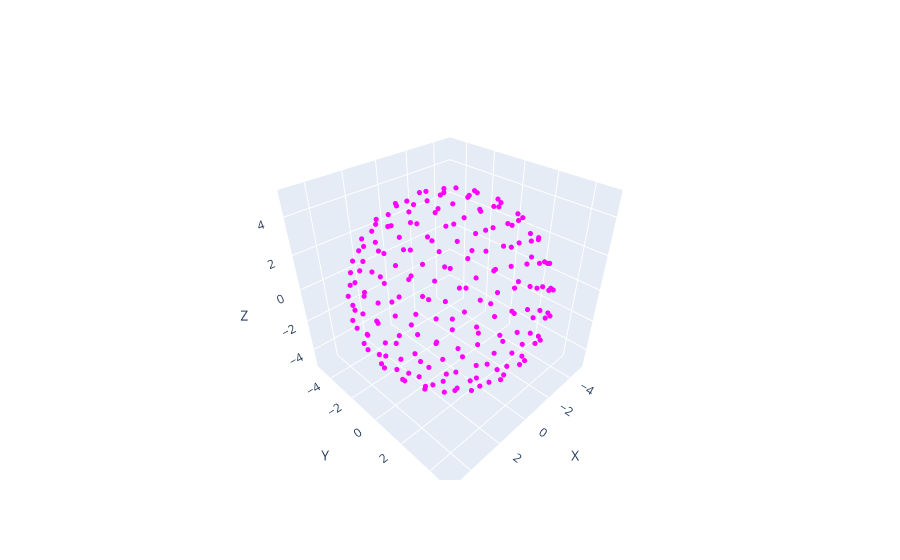

This figure's notebook cell:
### Code cell
# Create a 3D figure with Plotly
fig = go.Figure()
fig.update_layout(scene=dict(xaxis_title='X', yaxis_title='Y', zaxis_title='Z'))

# Add points to the figure
fig.add_trace(go.Scatter3d(x=points[:, 0], y=points[:, 1], z=points[:, 2], mode='markers',
                           marker=dict(color='magenta', size=3), showlegend=False))

fig.show()

### Figure 1 — Plotly figure (JSON) as saved in the notebook; plotly's stock layout.template omitted (floating-point values rounded to 4 significant figures; data arrays with more than 128 entries replaced by an {"elided": "..."} marker saying what was removed)
{"data": [{"marker": {"color": "magenta", "size": 3}, "mode": "markers", "showlegend": false, "type": "scatter3d", "x": {"elided": "200 float values"}, "y": {"elided": "200 float values"}, "z": {"elided": "200 float values"}}], "layout": {"scene": {"xaxis": {"title": {"text": "X"}}, "yaxis": {"title": {"text": "Y"}}, "zaxis": {"title": {"text": "Z"}}}}}
